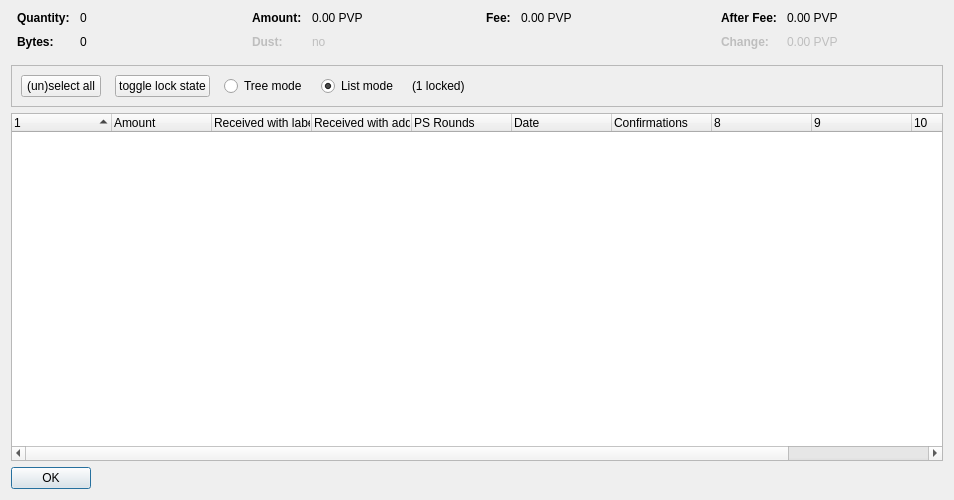
<?xml version="1.0" encoding="UTF-8"?>
<ui version="4.0">
 <class>CoinControlDialog</class>
 <widget class="QDialog" name="CoinControlDialog">
  <property name="geometry">
   <rect>
    <x>0</x>
    <y>0</y>
    <width>954</width>
    <height>500</height>
   </rect>
  </property>
  <property name="windowTitle">
   <string>Coin Selection</string>
  </property>
  <layout class="QVBoxLayout" name="verticalLayout">
   <item>
    <layout class="QHBoxLayout" name="horizontalLayoutTop" stretch="0,0,0,0">
     <property name="topMargin">
      <number>0</number>
     </property>
     <property name="bottomMargin">
      <number>10</number>
     </property>
     <item>
      <layout class="QFormLayout" name="formLayoutCoinControl1">
       <property name="horizontalSpacing">
        <number>10</number>
       </property>
       <property name="verticalSpacing">
        <number>10</number>
       </property>
       <property name="leftMargin">
        <number>6</number>
       </property>
       <property name="rightMargin">
        <number>6</number>
       </property>
       <item row="0" column="0">
        <widget class="QLabel" name="labelCoinControlQuantityText">
         <property name="font">
          <font>
           <weight>75</weight>
           <bold>true</bold>
          </font>
         </property>
         <property name="text">
          <string>Quantity:</string>
         </property>
        </widget>
       </item>
       <item row="0" column="1">
        <widget class="QLabel" name="labelCoinControlQuantity">
         <property name="cursor">
          <cursorShape>IBeamCursor</cursorShape>
         </property>
         <property name="contextMenuPolicy">
          <enum>Qt::ActionsContextMenu</enum>
         </property>
         <property name="text">
          <string notr="true">0</string>
         </property>
         <property name="textInteractionFlags">
          <set>Qt::LinksAccessibleByMouse|Qt::TextSelectableByKeyboard|Qt::TextSelectableByMouse</set>
         </property>
        </widget>
       </item>
       <item row="1" column="0">
        <widget class="QLabel" name="labelCoinControlBytesText">
         <property name="font">
          <font>
           <weight>75</weight>
           <bold>true</bold>
          </font>
         </property>
         <property name="text">
          <string>Bytes:</string>
         </property>
        </widget>
       </item>
       <item row="1" column="1">
        <widget class="QLabel" name="labelCoinControlBytes">
         <property name="cursor">
          <cursorShape>IBeamCursor</cursorShape>
         </property>
         <property name="contextMenuPolicy">
          <enum>Qt::ActionsContextMenu</enum>
         </property>
         <property name="text">
          <string notr="true">0</string>
         </property>
         <property name="textInteractionFlags">
          <set>Qt::LinksAccessibleByMouse|Qt::TextSelectableByKeyboard|Qt::TextSelectableByMouse</set>
         </property>
        </widget>
       </item>
      </layout>
     </item>
     <item>
      <layout class="QFormLayout" name="formLayoutCoinControl2">
       <property name="horizontalSpacing">
        <number>10</number>
       </property>
       <property name="verticalSpacing">
        <number>10</number>
       </property>
       <property name="leftMargin">
        <number>6</number>
       </property>
       <property name="rightMargin">
        <number>6</number>
       </property>
       <item row="0" column="0">
        <widget class="QLabel" name="labelCoinControlAmountText">
         <property name="font">
          <font>
           <weight>75</weight>
           <bold>true</bold>
          </font>
         </property>
         <property name="text">
          <string>Amount:</string>
         </property>
        </widget>
       </item>
       <item row="0" column="1">
        <widget class="QLabel" name="labelCoinControlAmount">
         <property name="cursor">
          <cursorShape>IBeamCursor</cursorShape>
         </property>
         <property name="contextMenuPolicy">
          <enum>Qt::ActionsContextMenu</enum>
         </property>
         <property name="text">
          <string notr="true">0.00 PVP</string>
         </property>
         <property name="textInteractionFlags">
          <set>Qt::LinksAccessibleByMouse|Qt::TextSelectableByKeyboard|Qt::TextSelectableByMouse</set>
         </property>
        </widget>
       </item>
       <item row="1" column="0">
        <widget class="QLabel" name="labelCoinControlLowOutputText">
         <property name="enabled">
          <bool>false</bool>
         </property>
         <property name="font">
          <font>
           <weight>75</weight>
           <bold>true</bold>
          </font>
         </property>
         <property name="text">
          <string>Dust:</string>
         </property>
        </widget>
       </item>
       <item row="1" column="1">
        <widget class="QLabel" name="labelCoinControlLowOutput">
         <property name="enabled">
          <bool>false</bool>
         </property>
         <property name="cursor">
          <cursorShape>IBeamCursor</cursorShape>
         </property>
         <property name="contextMenuPolicy">
          <enum>Qt::ActionsContextMenu</enum>
         </property>
         <property name="text">
          <string notr="true">no</string>
         </property>
         <property name="textInteractionFlags">
          <set>Qt::LinksAccessibleByMouse|Qt::TextSelectableByKeyboard|Qt::TextSelectableByMouse</set>
         </property>
        </widget>
       </item>
      </layout>
     </item>
     <item>
      <layout class="QFormLayout" name="formLayoutCoinControl3">
       <property name="horizontalSpacing">
        <number>10</number>
       </property>
       <property name="verticalSpacing">
        <number>10</number>
       </property>
       <property name="leftMargin">
        <number>6</number>
       </property>
       <property name="rightMargin">
        <number>6</number>
       </property>
       <item row="0" column="0">
        <widget class="QLabel" name="labelCoinControlFeeText">
         <property name="font">
          <font>
           <weight>75</weight>
           <bold>true</bold>
          </font>
         </property>
         <property name="text">
          <string>Fee:</string>
         </property>
        </widget>
       </item>
       <item row="0" column="1">
        <widget class="QLabel" name="labelCoinControlFee">
         <property name="cursor">
          <cursorShape>IBeamCursor</cursorShape>
         </property>
         <property name="contextMenuPolicy">
          <enum>Qt::ActionsContextMenu</enum>
         </property>
         <property name="text">
          <string notr="true">0.00 PVP</string>
         </property>
         <property name="textInteractionFlags">
          <set>Qt::LinksAccessibleByMouse|Qt::TextSelectableByKeyboard|Qt::TextSelectableByMouse</set>
         </property>
        </widget>
       </item>
      </layout>
     </item>
     <item>
      <layout class="QFormLayout" name="formLayoutCoinControl4">
       <property name="horizontalSpacing">
        <number>10</number>
       </property>
       <property name="verticalSpacing">
        <number>10</number>
       </property>
       <property name="leftMargin">
        <number>6</number>
       </property>
       <property name="rightMargin">
        <number>6</number>
       </property>
       <item row="0" column="0">
        <widget class="QLabel" name="labelCoinControlAfterFeeText">
         <property name="font">
          <font>
           <weight>75</weight>
           <bold>true</bold>
          </font>
         </property>
         <property name="text">
          <string>After Fee:</string>
         </property>
        </widget>
       </item>
       <item row="0" column="1">
        <widget class="QLabel" name="labelCoinControlAfterFee">
         <property name="cursor">
          <cursorShape>IBeamCursor</cursorShape>
         </property>
         <property name="contextMenuPolicy">
          <enum>Qt::ActionsContextMenu</enum>
         </property>
         <property name="text">
          <string notr="true">0.00 PVP</string>
         </property>
         <property name="textInteractionFlags">
          <set>Qt::LinksAccessibleByMouse|Qt::TextSelectableByKeyboard|Qt::TextSelectableByMouse</set>
         </property>
        </widget>
       </item>
       <item row="1" column="0">
        <widget class="QLabel" name="labelCoinControlChangeText">
         <property name="enabled">
          <bool>false</bool>
         </property>
         <property name="font">
          <font>
           <weight>75</weight>
           <bold>true</bold>
          </font>
         </property>
         <property name="text">
          <string>Change:</string>
         </property>
        </widget>
       </item>
       <item row="1" column="1">
        <widget class="QLabel" name="labelCoinControlChange">
         <property name="enabled">
          <bool>false</bool>
         </property>
         <property name="cursor">
          <cursorShape>IBeamCursor</cursorShape>
         </property>
         <property name="contextMenuPolicy">
          <enum>Qt::ActionsContextMenu</enum>
         </property>
         <property name="text">
          <string notr="true">0.00 PVP</string>
         </property>
         <property name="textInteractionFlags">
          <set>Qt::LinksAccessibleByMouse|Qt::TextSelectableByKeyboard|Qt::TextSelectableByMouse</set>
         </property>
        </widget>
       </item>
      </layout>
     </item>
    </layout>
   </item>
   <item>
    <widget class="QFrame" name="frame">
     <property name="minimumSize">
      <size>
       <width>0</width>
       <height>40</height>
      </size>
     </property>
     <property name="frameShape">
      <enum>QFrame::StyledPanel</enum>
     </property>
     <property name="frameShadow">
      <enum>QFrame::Sunken</enum>
     </property>
     <layout class="QHBoxLayout" name="horizontalLayout">
      <item>
       <layout class="QHBoxLayout" name="horizontalLayoutPanel" stretch="0,0,0,0,0,0">
        <property name="spacing">
         <number>14</number>
        </property>
        <item>
         <widget class="QPushButton" name="pushButtonSelectAll">
          <property name="sizePolicy">
           <sizepolicy hsizetype="Maximum" vsizetype="Fixed">
            <horstretch>0</horstretch>
            <verstretch>0</verstretch>
           </sizepolicy>
          </property>
          <property name="text">
           <string>(un)select all</string>
          </property>
          <property name="autoDefault">
           <bool>false</bool>
          </property>
         </widget>
        </item>
        <item>
         <widget class="QPushButton" name="pushButtonToggleLock">
          <property name="sizePolicy">
           <sizepolicy hsizetype="Maximum" vsizetype="Fixed">
            <horstretch>0</horstretch>
            <verstretch>0</verstretch>
           </sizepolicy>
          </property>
          <property name="text">
           <string>toggle lock state</string>
          </property>
          <property name="autoDefault">
           <bool>false</bool>
          </property>
         </widget>
        </item>
        <item>
         <widget class="QRadioButton" name="radioTreeMode">
          <property name="sizePolicy">
           <sizepolicy hsizetype="Maximum" vsizetype="Fixed">
            <horstretch>0</horstretch>
            <verstretch>0</verstretch>
           </sizepolicy>
          </property>
          <property name="text">
           <string>Tree mode</string>
          </property>
         </widget>
        </item>
        <item>
         <widget class="QRadioButton" name="radioListMode">
          <property name="sizePolicy">
           <sizepolicy hsizetype="Maximum" vsizetype="Fixed">
            <horstretch>0</horstretch>
            <verstretch>0</verstretch>
           </sizepolicy>
          </property>
          <property name="text">
           <string>List mode</string>
          </property>
          <property name="checked">
           <bool>true</bool>
          </property>
         </widget>
        </item>
        <item>
         <widget class="QLabel" name="labelLocked">
          <property name="text">
           <string>(1 locked)</string>
          </property>
         </widget>
        </item>
        <item>
         <spacer name="horizontalSpacer">
          <property name="orientation">
           <enum>Qt::Horizontal</enum>
          </property>
          <property name="sizeHint" stdset="0">
           <size>
            <width>40</width>
            <height>20</height>
           </size>
          </property>
         </spacer>
        </item>
       </layout>
      </item>
     </layout>
    </widget>
   </item>
   <item>
    <widget class="CoinControlTreeWidget" name="treeWidget">
     <property name="contextMenuPolicy">
      <enum>Qt::CustomContextMenu</enum>
     </property>
     <property name="sortingEnabled">
      <bool>false</bool>
     </property>
     <property name="columnCount">
      <number>11</number>
     </property>
     <attribute name="headerShowSortIndicator" stdset="0">
      <bool>true</bool>
     </attribute>
     <attribute name="headerStretchLastSection">
      <bool>false</bool>
     </attribute>
     <column>
      <property name="text">
       <string/>
      </property>
     </column>
     <column>
      <property name="text">
       <string>Amount</string>
      </property>
     </column>
     <column>
      <property name="text">
       <string>Received with label</string>
      </property>
     </column>
     <column>
      <property name="text">
       <string>Received with address</string>
      </property>
     </column>
     <column>
      <property name="text">
       <string>PS Rounds</string>
      </property>
     </column>
     <column>
      <property name="text">
       <string>Date</string>
      </property>
     </column>
     <column>
      <property name="text">
       <string>Confirmations</string>
      </property>
      <property name="toolTip">
       <string>Confirmed</string>
      </property>
     </column>
     <column>
      <property name="text">
       <string/>
      </property>
     </column>
     <column>
      <property name="text">
       <string/>
      </property>
     </column>
     <column>
      <property name="text">
       <string/>
      </property>
     </column>
     <column>
      <property name="text">
       <string/>
      </property>
     </column>
    </widget>
   </item>
   <item>
    <widget class="QDialogButtonBox" name="buttonBox">
     <property name="sizePolicy">
      <sizepolicy hsizetype="Maximum" vsizetype="Fixed">
       <horstretch>0</horstretch>
       <verstretch>0</verstretch>
      </sizepolicy>
     </property>
     <property name="orientation">
      <enum>Qt::Horizontal</enum>
     </property>
     <property name="standardButtons">
      <set>QDialogButtonBox::Ok</set>
     </property>
    </widget>
   </item>
  </layout>
 </widget>
 <customwidgets>
  <customwidget>
   <class>CoinControlTreeWidget</class>
   <extends>QTreeWidget</extends>
   <header>coincontroltreewidget.h</header>
  </customwidget>
 </customwidgets>
 <resources/>
 <connections/>
</ui>
